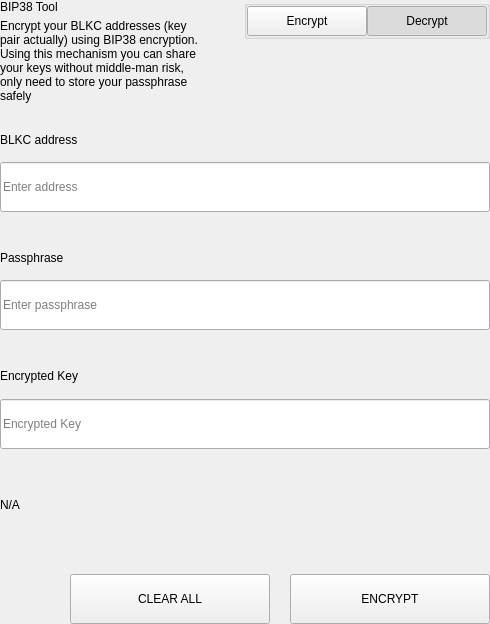
<?xml version="1.0" encoding="UTF-8"?>
<ui version="4.0">
 <class>SettingsBitToolWidget</class>
 <widget class="QWidget" name="SettingsBitToolWidget">
  <property name="geometry">
   <rect>
    <x>0</x>
    <y>0</y>
    <width>490</width>
    <height>624</height>
   </rect>
  </property>
  <property name="windowTitle">
   <string>Form</string>
  </property>
  <layout class="QVBoxLayout" name="verticalLayout">
   <property name="spacing">
    <number>0</number>
   </property>
   <property name="leftMargin">
    <number>0</number>
   </property>
   <property name="topMargin">
    <number>0</number>
   </property>
   <property name="rightMargin">
    <number>0</number>
   </property>
   <property name="bottomMargin">
    <number>0</number>
   </property>
   <item>
    <widget class="QWidget" name="left" native="true">
     <layout class="QVBoxLayout" name="verticalLayout_3">
      <property name="leftMargin">
       <number>0</number>
      </property>
      <property name="topMargin">
       <number>0</number>
      </property>
      <property name="rightMargin">
       <number>0</number>
      </property>
      <property name="bottomMargin">
       <number>0</number>
      </property>
      <item>
       <layout class="QVBoxLayout" name="verticalLayout_2">
        <property name="spacing">
         <number>0</number>
        </property>
        <item>
         <layout class="QHBoxLayout" name="horizontalLayout_3" stretch="3,1">
          <property name="spacing">
           <number>40</number>
          </property>
          <item>
           <layout class="QVBoxLayout" name="verticalLayoutTitle">
            <property name="spacing">
             <number>5</number>
            </property>
            <item>
             <widget class="QLabel" name="labelTitle">
              <property name="text">
               <string>BIP38 Tool</string>
              </property>
             </widget>
            </item>
            <item>
             <widget class="QLabel" name="labelSubtitle1">
              <property name="text">
               <string>Encrypt your BLKC addresses (key pair actually) using BIP38 encryption.
Using this mechanism you can share your keys without middle-man risk, only need to store your passphrase safely</string>
              </property>
              <property name="wordWrap">
               <bool>true</bool>
              </property>
             </widget>
            </item>
           </layout>
          </item>
          <item alignment="Qt::AlignTop">
           <widget class="QGroupBox" name="groupBox">
            <property name="title">
             <string/>
            </property>
            <property name="alignment">
             <set>Qt::AlignLeading|Qt::AlignLeft|Qt::AlignTop</set>
            </property>
            <layout class="QHBoxLayout" name="horizontalLayout_4">
             <property name="spacing">
              <number>0</number>
             </property>
             <property name="leftMargin">
              <number>0</number>
             </property>
             <property name="topMargin">
              <number>0</number>
             </property>
             <property name="rightMargin">
              <number>0</number>
             </property>
             <property name="bottomMargin">
              <number>0</number>
             </property>
             <item>
              <spacer name="horizontalSpacer">
               <property name="orientation">
                <enum>Qt::Horizontal</enum>
               </property>
               <property name="sizeHint" stdset="0">
                <size>
                 <width>40</width>
                 <height>20</height>
                </size>
               </property>
              </spacer>
             </item>
             <item>
              <widget class="QPushButton" name="pushLeft">
               <property name="minimumSize">
                <size>
                 <width>120</width>
                 <height>30</height>
                </size>
               </property>
               <property name="maximumSize">
                <size>
                 <width>120</width>
                 <height>30</height>
                </size>
               </property>
               <property name="focusPolicy">
                <enum>Qt::NoFocus</enum>
               </property>
               <property name="text">
                <string>Encrypt</string>
               </property>
               <property name="checkable">
                <bool>true</bool>
               </property>
               <property name="autoExclusive">
                <bool>true</bool>
               </property>
              </widget>
             </item>
             <item>
              <widget class="QPushButton" name="pushRight">
               <property name="minimumSize">
                <size>
                 <width>120</width>
                 <height>30</height>
                </size>
               </property>
               <property name="maximumSize">
                <size>
                 <width>120</width>
                 <height>30</height>
                </size>
               </property>
               <property name="focusPolicy">
                <enum>Qt::NoFocus</enum>
               </property>
               <property name="text">
                <string>Decrypt</string>
               </property>
               <property name="checkable">
                <bool>true</bool>
               </property>
               <property name="checked">
                <bool>true</bool>
               </property>
               <property name="autoExclusive">
                <bool>true</bool>
               </property>
              </widget>
             </item>
            </layout>
           </widget>
          </item>
         </layout>
        </item>
        <item>
         <widget class="QStackedWidget" name="stackedWidget">
          <property name="currentIndex">
           <number>1</number>
          </property>
          <widget class="QWidget" name="pageDecrypt">
           <layout class="QVBoxLayout" name="verticalLayout_5">
            <property name="spacing">
             <number>0</number>
            </property>
            <property name="leftMargin">
             <number>0</number>
            </property>
            <property name="topMargin">
             <number>0</number>
            </property>
            <property name="rightMargin">
             <number>0</number>
            </property>
            <property name="bottomMargin">
             <number>0</number>
            </property>
            <item>
             <widget class="QWidget" name="widget" native="true">
              <property name="minimumSize">
               <size>
                <width>0</width>
                <height>100</height>
               </size>
              </property>
              <layout class="QVBoxLayout" name="verticalLayout_4">
               <property name="spacing">
                <number>0</number>
               </property>
               <property name="leftMargin">
                <number>0</number>
               </property>
               <property name="topMargin">
                <number>0</number>
               </property>
               <property name="rightMargin">
                <number>0</number>
               </property>
               <property name="bottomMargin">
                <number>0</number>
               </property>
               <item>
                <spacer name="verticalSpacer_2">
                 <property name="orientation">
                  <enum>Qt::Vertical</enum>
                 </property>
                 <property name="sizeType">
                  <enum>QSizePolicy::Fixed</enum>
                 </property>
                 <property name="sizeHint" stdset="0">
                  <size>
                   <width>20</width>
                   <height>20</height>
                  </size>
                 </property>
                </spacer>
               </item>
               <item>
                <layout class="QHBoxLayout" name="horizontalLayout_6" stretch="2">
                 <property name="spacing">
                  <number>0</number>
                 </property>
                 <item>
                  <layout class="QVBoxLayout" name="verticalLayout_7">
                   <property name="spacing">
                    <number>9</number>
                   </property>
                   <item>
                    <widget class="QLabel" name="labelSubtitleKey">
                     <property name="minimumSize">
                      <size>
                       <width>0</width>
                       <height>20</height>
                      </size>
                     </property>
                     <property name="maximumSize">
                      <size>
                       <width>16777215</width>
                       <height>20</height>
                      </size>
                     </property>
                     <property name="text">
                      <string>Encrypted key</string>
                     </property>
                    </widget>
                   </item>
                   <item>
                    <widget class="QLineEdit" name="lineEditKey">
                     <property name="minimumSize">
                      <size>
                       <width>0</width>
                       <height>50</height>
                      </size>
                     </property>
                     <property name="maximumSize">
                      <size>
                       <width>16777215</width>
                       <height>50</height>
                      </size>
                     </property>
                     <property name="placeholderText">
                      <string>Enter a encrypted key</string>
                     </property>
                    </widget>
                   </item>
                  </layout>
                 </item>
                </layout>
               </item>
               <item>
                <spacer name="verticalSpacer_3">
                 <property name="orientation">
                  <enum>Qt::Vertical</enum>
                 </property>
                 <property name="sizeType">
                  <enum>QSizePolicy::Fixed</enum>
                 </property>
                 <property name="sizeHint" stdset="0">
                  <size>
                   <width>20</width>
                   <height>20</height>
                  </size>
                 </property>
                </spacer>
               </item>
               <item>
                <layout class="QVBoxLayout" name="verticalLayout_9">
                 <property name="spacing">
                  <number>9</number>
                 </property>
                 <item>
                  <widget class="QLabel" name="labelSubtitlePassphrase">
                   <property name="maximumSize">
                    <size>
                     <width>16777215</width>
                     <height>20</height>
                    </size>
                   </property>
                   <property name="text">
                    <string>Passphrase</string>
                   </property>
                  </widget>
                 </item>
                 <item>
                  <widget class="QLineEdit" name="lineEditPassphrase">
                   <property name="minimumSize">
                    <size>
                     <width>0</width>
                     <height>50</height>
                    </size>
                   </property>
                   <property name="maximumSize">
                    <size>
                     <width>16777215</width>
                     <height>50</height>
                    </size>
                   </property>
                   <property name="placeholderText">
                    <string>Enter a passphrase</string>
                   </property>
                  </widget>
                 </item>
                </layout>
               </item>
               <item>
                <spacer name="verticalSpacer_4">
                 <property name="orientation">
                  <enum>Qt::Vertical</enum>
                 </property>
                 <property name="sizeType">
                  <enum>QSizePolicy::Fixed</enum>
                 </property>
                 <property name="sizeHint" stdset="0">
                  <size>
                   <width>20</width>
                   <height>20</height>
                  </size>
                 </property>
                </spacer>
               </item>
               <item>
                <widget class="QWidget" name="widget_3" native="true">
                 <property name="sizePolicy">
                  <sizepolicy hsizetype="Preferred" vsizetype="Fixed">
                   <horstretch>0</horstretch>
                   <verstretch>0</verstretch>
                  </sizepolicy>
                 </property>
                 <layout class="QVBoxLayout" name="verticalLayout_10">
                  <property name="spacing">
                   <number>9</number>
                  </property>
                  <property name="leftMargin">
                   <number>0</number>
                  </property>
                  <property name="topMargin">
                   <number>0</number>
                  </property>
                  <property name="rightMargin">
                   <number>0</number>
                  </property>
                  <property name="bottomMargin">
                   <number>0</number>
                  </property>
                  <item>
                   <widget class="QLabel" name="labelSubtitleDecryptResult">
                    <property name="minimumSize">
                     <size>
                      <width>0</width>
                      <height>20</height>
                     </size>
                    </property>
                    <property name="maximumSize">
                     <size>
                      <width>16777215</width>
                      <height>20</height>
                     </size>
                    </property>
                    <property name="text">
                     <string>Decrypted address result</string>
                    </property>
                   </widget>
                  </item>
                  <item>
                   <widget class="QWidget" name="widget_4" native="true">
                    <layout class="QHBoxLayout" name="horizontalLayout" stretch="6,0,1">
                     <property name="spacing">
                      <number>0</number>
                     </property>
                     <property name="leftMargin">
                      <number>0</number>
                     </property>
                     <property name="topMargin">
                      <number>0</number>
                     </property>
                     <property name="rightMargin">
                      <number>0</number>
                     </property>
                     <property name="bottomMargin">
                      <number>0</number>
                     </property>
                     <item alignment="Qt::AlignVCenter">
                      <widget class="QLineEdit" name="lineEditDecryptResult">
                       <property name="minimumSize">
                        <size>
                         <width>0</width>
                         <height>50</height>
                        </size>
                       </property>
                       <property name="maximumSize">
                        <size>
                         <width>16777215</width>
                         <height>50</height>
                        </size>
                       </property>
                       <property name="placeholderText">
                        <string>Decrypted Address</string>
                       </property>
                      </widget>
                     </item>
                     <item>
                      <spacer name="horizontalSpacer_4">
                       <property name="orientation">
                        <enum>Qt::Horizontal</enum>
                       </property>
                       <property name="sizeType">
                        <enum>QSizePolicy::Fixed</enum>
                       </property>
                       <property name="sizeHint" stdset="0">
                        <size>
                         <width>20</width>
                         <height>50</height>
                        </size>
                       </property>
                      </spacer>
                     </item>
                     <item>
                      <widget class="QPushButton" name="pushButtonImport">
                       <property name="minimumSize">
                        <size>
                         <width>140</width>
                         <height>40</height>
                        </size>
                       </property>
                       <property name="text">
                        <string>Import Address</string>
                       </property>
                      </widget>
                     </item>
                    </layout>
                   </widget>
                  </item>
                 </layout>
                </widget>
               </item>
               <item>
                <widget class="QLabel" name="statusLabel_DEC">
                 <property name="maximumSize">
                  <size>
                   <width>16777215</width>
                   <height>40</height>
                  </size>
                 </property>
                 <property name="text">
                  <string/>
                 </property>
                </widget>
               </item>
               <item>
                <spacer name="verticalSpacer">
                 <property name="orientation">
                  <enum>Qt::Vertical</enum>
                 </property>
                 <property name="sizeType">
                  <enum>QSizePolicy::Preferred</enum>
                 </property>
                 <property name="sizeHint" stdset="0">
                  <size>
                   <width>20</width>
                   <height>20</height>
                  </size>
                 </property>
                </spacer>
               </item>
               <item>
                <layout class="QHBoxLayout" name="horizontalLayout_7">
                 <property name="spacing">
                  <number>0</number>
                 </property>
                 <item>
                  <spacer name="horizontalSpacer_5">
                   <property name="orientation">
                    <enum>Qt::Horizontal</enum>
                   </property>
                   <property name="sizeType">
                    <enum>QSizePolicy::Expanding</enum>
                   </property>
                   <property name="sizeHint" stdset="0">
                    <size>
                     <width>40</width>
                     <height>20</height>
                    </size>
                   </property>
                  </spacer>
                 </item>
                 <item>
                  <widget class="QPushButton" name="pushButtonDecryptClear">
                   <property name="minimumSize">
                    <size>
                     <width>200</width>
                     <height>50</height>
                    </size>
                   </property>
                   <property name="maximumSize">
                    <size>
                     <width>200</width>
                     <height>50</height>
                    </size>
                   </property>
                   <property name="text">
                    <string>CLEAR</string>
                   </property>
                  </widget>
                 </item>
                 <item>
                  <spacer name="horizontalSpacer_3">
                   <property name="orientation">
                    <enum>Qt::Horizontal</enum>
                   </property>
                   <property name="sizeType">
                    <enum>QSizePolicy::Fixed</enum>
                   </property>
                   <property name="sizeHint" stdset="0">
                    <size>
                     <width>20</width>
                     <height>20</height>
                    </size>
                   </property>
                  </spacer>
                 </item>
                 <item>
                  <widget class="QPushButton" name="pushButtonDecrypt">
                   <property name="minimumSize">
                    <size>
                     <width>200</width>
                     <height>50</height>
                    </size>
                   </property>
                   <property name="maximumSize">
                    <size>
                     <width>200</width>
                     <height>50</height>
                    </size>
                   </property>
                   <property name="text">
                    <string>DECRYPT KEY</string>
                   </property>
                  </widget>
                 </item>
                </layout>
               </item>
              </layout>
             </widget>
            </item>
           </layout>
          </widget>
          <widget class="QWidget" name="pageEncrypt">
           <layout class="QVBoxLayout" name="verticalLayout_11">
            <property name="spacing">
             <number>0</number>
            </property>
            <property name="leftMargin">
             <number>0</number>
            </property>
            <property name="topMargin">
             <number>0</number>
            </property>
            <property name="rightMargin">
             <number>0</number>
            </property>
            <property name="bottomMargin">
             <number>0</number>
            </property>
            <item>
             <spacer name="verticalSpacer_8">
              <property name="orientation">
               <enum>Qt::Vertical</enum>
              </property>
              <property name="sizeType">
               <enum>QSizePolicy::Fixed</enum>
              </property>
              <property name="sizeHint" stdset="0">
               <size>
                <width>20</width>
                <height>20</height>
               </size>
              </property>
             </spacer>
            </item>
            <item>
             <widget class="QWidget" name="containerAddressEnc" native="true">
              <layout class="QVBoxLayout" name="containerAddressEncLayout">
               <property name="spacing">
                <number>5</number>
               </property>
               <property name="leftMargin">
                <number>0</number>
               </property>
               <property name="topMargin">
                <number>0</number>
               </property>
               <property name="rightMargin">
                <number>0</number>
               </property>
               <property name="bottomMargin">
                <number>0</number>
               </property>
               <item>
                <widget class="QLabel" name="labelSubtitleAddress">
                 <property name="minimumSize">
                  <size>
                   <width>0</width>
                   <height>20</height>
                  </size>
                 </property>
                 <property name="maximumSize">
                  <size>
                   <width>16777215</width>
                   <height>20</height>
                  </size>
                 </property>
                 <property name="text">
                  <string>BLKC address</string>
                 </property>
                </widget>
               </item>
               <item>
                <widget class="QLineEdit" name="addressIn_ENC">
                 <property name="minimumSize">
                  <size>
                   <width>0</width>
                   <height>50</height>
                  </size>
                 </property>
                 <property name="placeholderText">
                  <string>Enter address</string>
                 </property>
                </widget>
               </item>
              </layout>
             </widget>
            </item>
            <item>
             <spacer name="verticalSpacer_6">
              <property name="orientation">
               <enum>Qt::Vertical</enum>
              </property>
              <property name="sizeType">
               <enum>QSizePolicy::Fixed</enum>
              </property>
              <property name="sizeHint" stdset="0">
               <size>
                <width>20</width>
                <height>20</height>
               </size>
              </property>
             </spacer>
            </item>
            <item>
             <widget class="QWidget" name="containerAddress" native="true">
              <layout class="QHBoxLayout" name="horizontalLayout_9" stretch="2">
               <property name="spacing">
                <number>0</number>
               </property>
               <property name="leftMargin">
                <number>0</number>
               </property>
               <property name="topMargin">
                <number>0</number>
               </property>
               <property name="rightMargin">
                <number>0</number>
               </property>
               <property name="bottomMargin">
                <number>0</number>
               </property>
               <item>
                <layout class="QVBoxLayout" name="verticalLayout_8">
                 <property name="spacing">
                  <number>5</number>
                 </property>
                 <item>
                  <widget class="QLabel" name="labelSubtitleMessage">
                   <property name="minimumSize">
                    <size>
                     <width>0</width>
                     <height>20</height>
                    </size>
                   </property>
                   <property name="maximumSize">
                    <size>
                     <width>16777215</width>
                     <height>20</height>
                    </size>
                   </property>
                   <property name="text">
                    <string>Passphrase</string>
                   </property>
                  </widget>
                 </item>
                 <item>
                  <widget class="QLineEdit" name="passphraseIn_ENC">
                   <property name="minimumSize">
                    <size>
                     <width>0</width>
                     <height>50</height>
                    </size>
                   </property>
                   <property name="maximumSize">
                    <size>
                     <width>16777215</width>
                     <height>50</height>
                    </size>
                   </property>
                   <property name="placeholderText">
                    <string>Enter passphrase</string>
                   </property>
                  </widget>
                 </item>
                </layout>
               </item>
              </layout>
             </widget>
            </item>
            <item>
             <spacer name="verticalSpacer_7">
              <property name="orientation">
               <enum>Qt::Vertical</enum>
              </property>
              <property name="sizeType">
               <enum>QSizePolicy::Fixed</enum>
              </property>
              <property name="sizeHint" stdset="0">
               <size>
                <width>20</width>
                <height>20</height>
               </size>
              </property>
             </spacer>
            </item>
            <item>
             <widget class="QWidget" name="widget_2" native="true">
              <property name="minimumSize">
               <size>
                <width>0</width>
                <height>75</height>
               </size>
              </property>
              <property name="maximumSize">
               <size>
                <width>16777215</width>
                <height>16777215</height>
               </size>
              </property>
              <layout class="QVBoxLayout" name="verticalLayout_6">
               <property name="leftMargin">
                <number>0</number>
               </property>
               <property name="topMargin">
                <number>0</number>
               </property>
               <property name="rightMargin">
                <number>0</number>
               </property>
               <property name="bottomMargin">
                <number>0</number>
               </property>
               <item>
                <widget class="QLabel" name="labelSubtitleEncryptedKey">
                 <property name="minimumSize">
                  <size>
                   <width>0</width>
                   <height>20</height>
                  </size>
                 </property>
                 <property name="maximumSize">
                  <size>
                   <width>16777215</width>
                   <height>20</height>
                  </size>
                 </property>
                 <property name="text">
                  <string>Encrypted Key</string>
                 </property>
                </widget>
               </item>
               <item>
                <widget class="QLineEdit" name="encryptedKeyOut_ENC">
                 <property name="minimumSize">
                  <size>
                   <width>0</width>
                   <height>50</height>
                  </size>
                 </property>
                 <property name="placeholderText">
                  <string>Encrypted Key</string>
                 </property>
                </widget>
               </item>
              </layout>
             </widget>
            </item>
            <item>
             <widget class="QLabel" name="statusLabel_ENC">
              <property name="text">
               <string notr="true">N/A</string>
              </property>
             </widget>
            </item>
            <item>
             <spacer name="verticalSpacer_5">
              <property name="orientation">
               <enum>Qt::Vertical</enum>
              </property>
              <property name="sizeType">
               <enum>QSizePolicy::Fixed</enum>
              </property>
              <property name="sizeHint" stdset="0">
               <size>
                <width>20</width>
                <height>20</height>
               </size>
              </property>
             </spacer>
            </item>
            <item>
             <layout class="QHBoxLayout" name="horizontalLayout_8">
              <property name="spacing">
               <number>0</number>
              </property>
              <item>
               <spacer name="horizontalSpacer_6">
                <property name="orientation">
                 <enum>Qt::Horizontal</enum>
                </property>
                <property name="sizeType">
                 <enum>QSizePolicy::Expanding</enum>
                </property>
                <property name="sizeHint" stdset="0">
                 <size>
                  <width>40</width>
                  <height>20</height>
                 </size>
                </property>
               </spacer>
              </item>
              <item>
               <widget class="QPushButton" name="pushButtonClear">
                <property name="minimumSize">
                 <size>
                  <width>200</width>
                  <height>50</height>
                 </size>
                </property>
                <property name="focusPolicy">
                 <enum>Qt::NoFocus</enum>
                </property>
                <property name="text">
                 <string>CLEAR ALL</string>
                </property>
               </widget>
              </item>
              <item>
               <spacer name="horizontalSpacer_2">
                <property name="orientation">
                 <enum>Qt::Horizontal</enum>
                </property>
                <property name="sizeType">
                 <enum>QSizePolicy::Fixed</enum>
                </property>
                <property name="sizeHint" stdset="0">
                 <size>
                  <width>20</width>
                  <height>20</height>
                 </size>
                </property>
               </spacer>
              </item>
              <item>
               <widget class="QPushButton" name="pushButtonEncrypt">
                <property name="minimumSize">
                 <size>
                  <width>200</width>
                  <height>50</height>
                 </size>
                </property>
                <property name="maximumSize">
                 <size>
                  <width>200</width>
                  <height>50</height>
                 </size>
                </property>
                <property name="focusPolicy">
                 <enum>Qt::NoFocus</enum>
                </property>
                <property name="text">
                 <string>ENCRYPT</string>
                </property>
               </widget>
              </item>
             </layout>
            </item>
           </layout>
          </widget>
         </widget>
        </item>
       </layout>
      </item>
     </layout>
    </widget>
   </item>
  </layout>
 </widget>
 <resources/>
 <connections/>
</ui>
